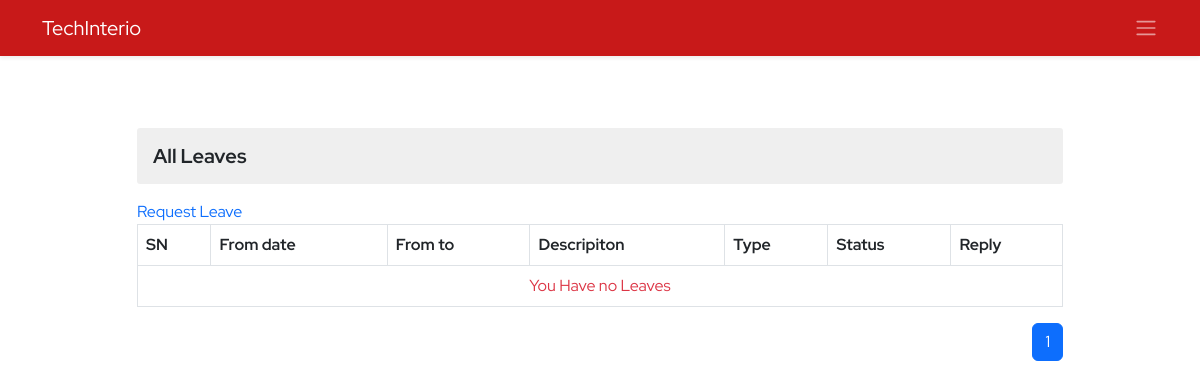
/ems/all-leaves/ (signed in), run on an earlier commit of the app's database.
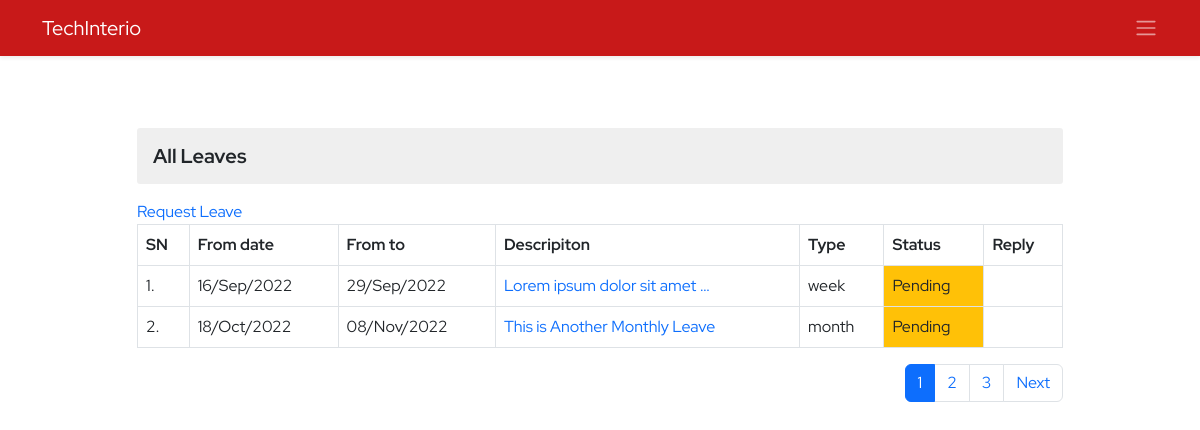
And on a later commit of the database.
### ems/models.py (models this page shows, shortened)
class Leave(models.Model):
    employee=models.ForeignKey(Employee,on_delete=models.CASCADE)
    date_from=models.DateField()
    date_to=models.DateField()
    description=models.CharField(max_length=150)
    type=models.CharField(max_length=70)
    reply=models.CharField(max_length=100,null=True,blank=True)
    status=models.CharField(max_length=20)
    created_at = models.DateTimeField(auto_now_add=True,blank=True,null=True)
    updated_at = models.DateTimeField(auto_now=True,blank=True,null=True)

### ems/views.py (the view)
# urls.py: path('all-leaves/',allLeaves,name='all-leaves'),
def allLeaves(request):
    context={}
    try:
        if not request.user.is_superuser:
            profile_obj=Employee.objects.get(user=request.user)
            context['profile']=profile_obj
            emp_obj=Employee.objects.get(user=request.user)
            leaves=Leave.objects.filter(employee=emp_obj).order_by('-id')
            paginator=Paginator(leaves,2)
            page_no=request.GET.get('page')
            total_pages=paginator.page_range
            leavespages=paginator.get_page(page_no)
            context['leaves']=leavespages
            context['pages']=total_pages
        else:
            return redirect('ems:ems')
    except Exception as e:
        print('All leaves Exception : ',e)
    return render(request,'ems/all_leaves.html',context)

### ems/models.py (called while the page is built)
    @property
    def imageURL(self):
        try:
            url=self.avtar.url
        except:
            url=''
        return url

### ems/templates/ems/all_leaves.html (shortened to what this page needs)
{% extends './base.html' %}
{% block body %}
<section>
    <div class="container">
        <div class="row d-flex justify-content-center">
            <div class="col-lg-10 col-12 my-5">
                <h3 class="my-3 derpartment-title">All Leaves</h3>
                <a href="{% url 'ems:leave-create' %}" class="mb-2">Request Leave</a>
                <table class="table table-bordered">
                    <tr>
                        <th>SN</th>
                        <th>From date</th>
                        <th>From to</th>
                        <th>Descripiton</th>
                        <th>Type</th>
                        <th>Status</th>
                        <th>Reply</th>
                    </tr>
                    {% if not leaves %}
                    <tr><td colspan="8" class="text-center text-danger">You Have no Leaves</td></tr>
                    {% endif %}
                    {% for leave in leaves %}
                    <tr class="my-4">
                        <td>{{forloop.counter}}.</td>
                        <td>{{leave.date_from | date:'d/M/Y'}}</td>
                        <td>{{leave.date_to | date:'d/M/Y'}}</td>
                        <td><a data-bs-toggle="collapse" href="#description{{forloop.counter}}" role="button" aria-expanded="false" aria-controls="description{{forloop.counter}}">{{leave.description|truncatewords:5}}</a></td>
                        <td>{{leave.type}}</td>
                        {% if leave.status == 'Pending' %}
                        <td class="bg-warning text-dark">{{leave.status}}</td>
                        {% elif leave.status == 'Rejected' %}
                        <td class="bg-danger text-white">{{leave.status}}</td>
                        {% else %}
                        <td class="text-white bg-success">{{leave.status}}</td>
                        {% endif %}
                        {% if leave.reply == None %}
                        <td></td>
                        {% else %}
                        <td>{{leave.reply}}</td>
                        {% endif %}
                    </tr>
                    {% endfor %}
                </table>
                {% if leaves.number >= 1  %}
                <nav aria-label="Page navigation description">
                    <ul class="pagination justify-content-end">
                        {% if pages %}
                        {% for p in pages %}
                        {% if p == leaves.number %}
                        <li class="page-item active" aria-current="page"><a class="page-link "
                                href="?page={{p}}">{{p}}</a></li>
                        {% else %}
                        <li class="page-item "><a class="page-link" href="?page={{p}}">{{p}}</a></li>
                        {% endif %}
                        {% endfor %}
                        {% endif %}
                        {% if leaves.has_next %}
                        <li class="page-item">
                            <a class="page-link" href="?page={{leaves.next_page_number}}">Next</a>
                        </li>
                        {% endif %}
                    </ul>
                </nav>
                {% endif %}
            </div>
        </div>
    </div>
</section>
{% endblock body %}

### ems/templates/ems/base.html (shortened to what this page needs)
<!DOCTYPE html>
{% load static %}
<html lang="en">
<head>
    <link href="https://cdn.jsdelivr.net/npm/bootstrap@5.2.0/dist/css/bootstrap.min.css" rel="stylesheet"
>
    <link href='https://unpkg.com/boxicons@2.1.2/css/boxicons.min.css' rel='stylesheet'>
    <link rel="stylesheet" href="{% static 'css/style.css' %}">
</head>
<body>
    <header class="shadow-sm">
        <nav class="navbar navbar-expand-lg nav-bg navbar-dark shadow-sm fixed-top">
            <div class="container">
                <a class="navbar-brand" href="{% url 'home:home' %}">TechInterio</a>
                <a class="cursor-pointer nav-link active" data-bs-toggle="offcanvas"
                            data-bs-target="#staticBackdrop" aria-controls="staticBackdrop"><span
                                class="navbar-toggler-icon"></span></a>
            </div>
        </nav>
    </header>
    <main class="my-5 pt-3">
        {% block body %}{% endblock body %}
    </main>
</body>
</html>

### static/css/style.css (style rules this page uses)
* { margin: 0; padding: 0; box-sizing: border-box; }
:root { --body-font: 'Red Hat Display', sans-serif; --second-font: 'Kaushan Script', cursive; --biggest-font-size: 2rem; --bigger-font-size: 1.5rem; --big-font-size: 1.25rem; --h1-font-size: 1.5rem; --h2-font-size: 1.25rem; --h3-font-size: 1rem; --normal-font-size: .938rem; --small-font-size: .813rem; --smaller-font-size: .75rem; --font-bold: 700; --font-black: 900; }
@media screen and (min-width: 1024px) { :root { --biggest-font-size: 6rem; --bigger-font-size: 3.5rem; --big-font-size: 2.75rem; --h1-font-size: 2.25rem; --h2-font-size: 1.5rem; --h3-font-size: 1.25rem; --normal-font-size: 1rem; --small-font-size: .875rem; --smaller-font-size: .813rem; --bs-modal-width:700px; } }
* { box-sizing: border-box; padding: 0; margin: 0; }
html { scroll-behavior: smooth; }
body, button, label, select, input { font-family: var(--body-font); font-size: var(--normal-font-size); }
h1, h2, h3 { font-weight: var(--font-bold); }
a { text-decoration: none; }
.cursor-pointer { cursor: pointer; }
.nav-bg { background-color: #c30000e6 !important; }
.derpartment-title { font-size: var(--h3-font-size); background-color: #dadada70; padding: 1rem; border-radius: 3px; }

What changed in the data, as far as the page shows it:
added Leave: date_from "16/Sep/2022", date_to "29/Sep/2022", description "Lorem ipsum dolor sit amet …", type "week", status "Pending"
added Leave: date_from "18/Oct/2022", date_to "08/Nov/2022", description "This is Another Monthly Leave", type "month", status "Pending"
Also different on the page:
new list line: "2"
new list line: "3"
text no longer shown: "You Have no Leaves"
text now shown: "Next"
